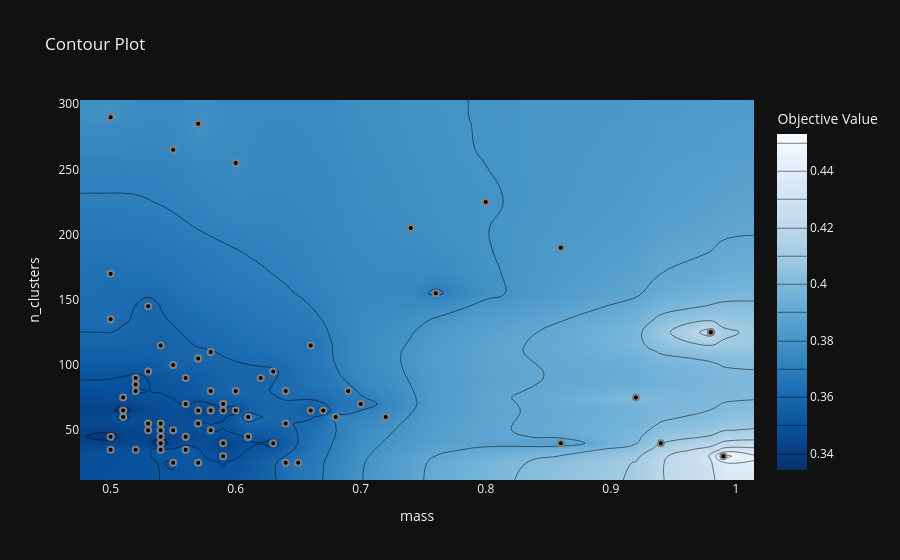

This figure's notebook cell:
### Markdown cell above
## 6. Analyse des essais observés

Analyse des essais `COMPLETE` déjà présents dans `study` ; le score intra/inter-identité est à minimiser.

### Code cell
df = study.trials_dataframe()[["number", "value", "params_mass", "params_n_clusters", "user_attrs_intra_identity_top1_accuracy"]]
df = df.dropna(subset=["value"]).rename(columns={
    "number": "trial", "value": "score",
    "params_mass": "mass", "params_n_clusters": "n_clusters",
    "user_attrs_intra_identity_top1_accuracy": "reid_accuracy",
})
best_score = df["score"].min()

display(df.sort_values("score")[["trial", "score", "mass", "n_clusters", "reid_accuracy"]]
        .style.format({"score": "{:.6f}", "mass": "{:.2f}", "reid_accuracy": "{:.0%}"}))

reid_best = select_best_reid_trial(study.trials)
display(pd.Series({"experiment": EXPERIMENT_NAME, "trial": reid_best.number,
                   "selection": "Top-1, rang, ratio, couverture",
                   "mean_intra_inter_ratio": reid_best.value, **reid_best.params,
                   **reid_best.user_attrs}, name="meilleur essai RE-ID").to_frame())
reid = reid_best.user_attrs
if "reid_valid_bundles" in reid:
    print("RE-ID validée :", reid["reid_valid_bundles"])
    print("RE-ID échouée :", reid["reid_failed_bundles"])

rows = []
for threshold in (1, 2, 5):
    candidates = df[df["score"] <= best_score * (1 + threshold / 100)]
    row = candidates.sort_values(["mass", "score"], ascending=[False, True]).iloc[0]
    rows.append([threshold, int(row.trial), row.score, 100 * (row.score / best_score - 1), row.mass, int(row.n_clusters), row.reid_accuracy])
tradeoff = pd.DataFrame(rows, columns=["seuil (%)", "trial", "score", "écart relatif (%)", "mass", "n_clusters", "reid_accuracy"])
display(tradeoff[["seuil (%)", "trial", "score", "écart relatif (%)", "mass", "n_clusters", "reid_accuracy"]]
        .style.format({"score": "{:.6f}", "écart relatif (%)": "{:.2f}", "mass": "{:.2f}", "reid_accuracy": "{:.0%}"}))

optuna.visualization.plot_contour(study, params=["mass", "n_clusters"]).show()

### Figure 1 — Plotly figure (JSON) as saved in the notebook; plotly's stock layout.template omitted (floating-point values rounded to 4 significant figures; data arrays with more than 128 entries replaced by an {"elided": "..."} marker saying what was removed)
{"data": [{"colorbar": {"title": {"text": "Objective Value"}}, "colorscale": [[0.0, "rgb(247,251,255)"], [0.125, "rgb(222,235,247)"], [0.25, "rgb(198,219,239)"], [0.375, "rgb(158,202,225)"], [0.5, "rgb(107,174,214)"], [0.625, "rgb(66,146,198)"], [0.75, "rgb(33,113,181)"], [0.875, "rgb(8,81,156)"], [1.0, "rgb(8,48,107)"]], "connectgaps": true, "contours": {"coloring": "heatmap"}, "hoverinfo": "none", "line": {"smoothing": 1.3}, "reversescale": true, "x": [0.4755, 0.5, 0.51, 0.52, 0.53, 0.54, 0.55, 0.56, 0.57, 0.58, 0.59, 0.6, 0.61, 0.62, 0.63, 0.64, 0.65, 0.66, 0.67, 0.68, 0.69, 0.7, 0.72, 0.74, 0.76, 0.8, 0.86, 0.92, 0.94, 0.98, 0.99, 1.014], "y": [11.75, 25, 30, 35, 40, 45, 50, 55, 60, 65, 70, 75, 80, 85, 90, 95, 100, 105, 110, 115, 125, 135, 145, 155, 170, 190, 205, 225, 255, 265, 285, 290, 303.2], "z": {"elided": "33x32 float values"}, "type": "contour"}, {"marker": {"color": "black", "line": {"color": "Gray", "width": 2.0}}, "mode": "markers", "name": "Feasible Trial", "showlegend": false, "x": [0.98, 0.8, 0.98, 0.98, 0.8, 0.57, 0.94, 0.86, 0.99, 0.6, 0.5, 0.57, 0.64, 0.67, 0.7, 0.69, 0.5, 0.72, 0.57, 0.76, 0.64, 0.57, 0.55, 0.64, 0.53, 0.53, 0.52, 0.61, 0.53, 0.6, 0.5, 0.61, 0.54, 0.54, 0.55, 0.58, 0.54, 0.63, 0.92, 0.58, 0.66, 0.59, 0.59, 0.56, 0.61, 0.52, 0.58, 0.66, 0.59, 0.62, 0.74, 0.57, 0.51, 0.5, 0.56, 0.59, 0.52, 0.58, 0.86, 0.55, 0.68, 0.59, 0.63, 0.51, 0.65, 0.56, 0.56, 0.54, 0.58, 0.61, 0.52, 0.55, 0.54, 0.57, 0.54, 0.51, 0.53, 0.6, 0.56, 0.5], "y": [125, 225, 125, 125, 225, 65, 40, 190, 30, 255, 290, 285, 80, 65, 70, 80, 170, 60, 105, 155, 25, 105, 100, 55, 95, 50, 90, 45, 145, 80, 135, 45, 45, 50, 25, 50, 115, 40, 75, 65, 65, 40, 30, 35, 60, 85, 65, 115, 70, 90, 205, 55, 65, 35, 70, 65, 80, 110, 40, 265, 60, 70, 95, 60, 25, 45, 45, 55, 80, 45, 35, 50, 40, 25, 35, 75, 55, 65, 90, 45], "type": "scatter"}, {"marker": {"color": "#cccccc", "line": {"color": "Gray", "width": 2.0}}, "mode": "markers", "name": "Infeasible Trial", "showlegend": false, "x": [], "y": [], "type": "scatter"}], "layout": {"title": {"text": "Contour Plot"}, "xaxis": {"title": {"text": "mass"}, "range": [0.4755, 1.014]}, "yaxis": {"title": {"text": "n_clusters"}, "range": [11.75, 303.2]}}}
